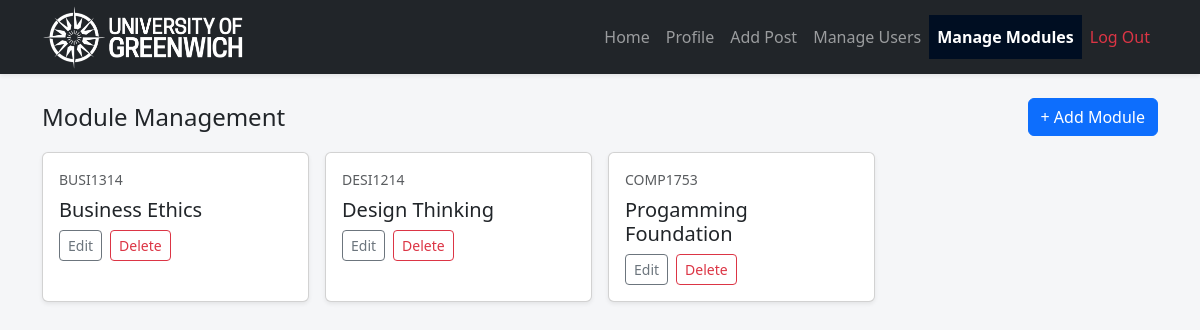
The page /manage_modules.php (signed in) on the database its author committed.
### tables this page shows
CREATE TABLE `modules` (
  `moduleID` varchar(11) NOT NULL,
  `moduleName` varchar(255) NOT NULL,
  PRIMARY KEY (`moduleID`)
);

### manage_modules.php (called while the page is built, shortened)
<?php include 'nav-bar.php'; ?>
<?php include 'config.php'; ?>
<?php
try {
  $pdo = new PDO($dsn, $DB_USER, $DB_PASS);
    $pdo->setAttribute(PDO::ATTR_ERRMODE, PDO::ERRMODE_EXCEPTION);
  $stmt = $pdo->query('SELECT moduleID, moduleName FROM modules ORDER BY moduleName ASC');
  $modules = $stmt->fetchAll();
} catch (PDOException $e) {
  http_response_code(500);
  die('Database error.');
}
?>
<?php include 'templates/manage_modules.html.php'; ?>

### templates/manage_modules.html.php (the view, shortened to what this page needs)
<!DOCTYPE html>
<html lang="en">
<head>
</head>
<body>
<div class="container py-4">
  <div class="d-flex align-items-center justify-content-between mb-3">
    <h1 class="h4 mb-0">Module Management</h1>
    <button type="button"
        class="btn btn-primary"
        data-bs-toggle="modal"
        data-bs-target="#editModuleModal"
        data-mode="add">
  + Add Module
</button>
  </div>
  <?php if (empty($modules)): ?>
    <div class="alert alert-info">No modules yet. Click “Add Module” to create one.</div>
  <?php else: ?>
    <div class="row g-3">
      <?php foreach ($modules as $m): ?>
        <div class="col-12 col-sm-6 col-lg-4 col-xl-3">
          <div class="card module-card shadow-sm h-100">
            <div class="card-body d-flex flex-column">
              <div class="mb-2 small text-muted"><?= $m['moduleID'] ?></div>
              <h5 class="card-title mb-2">
                <?= htmlspecialchars($m['moduleName']) ?>
              </h5>
              <div class="d-flex gap-2">
                <button type="button" class="btn btn-outline-secondary btn-sm" data-bs-toggle="modal" data-bs-target="#editModuleModal"
                  data-id="<?= $m['moduleID'] ?>"
                  data-name="<?= htmlspecialchars($m['moduleName']) ?>"
                >
                  Edit
                </button>
                <form method="POST" onsubmit="return confirm('Delete this module?');">
                  <button type="submit" class="btn btn-outline-danger btn-sm">Delete</button>
                </form>
              </div>
            </div>
          </div>
        </div>
      <?php endforeach; ?>
    </div>
  <?php endif; ?>
</div>
</body>
</html>

### nav-bar.php (style rules this page uses)
body { background-color: #f8f9fa; }

### templates/manage_modules.html.php (style rules this page uses)
body { background:#f5f6f8; }
.card.module-card { transition: transform .08s ease-in-out; }

### rows shown on the page
modules: moduleID "BUSI1314", moduleName "Business Ethics"
modules: moduleID "DESI1214", moduleName "Design Thinking"
modules: moduleID "COMP1753", moduleName "Progamming Foundation"
